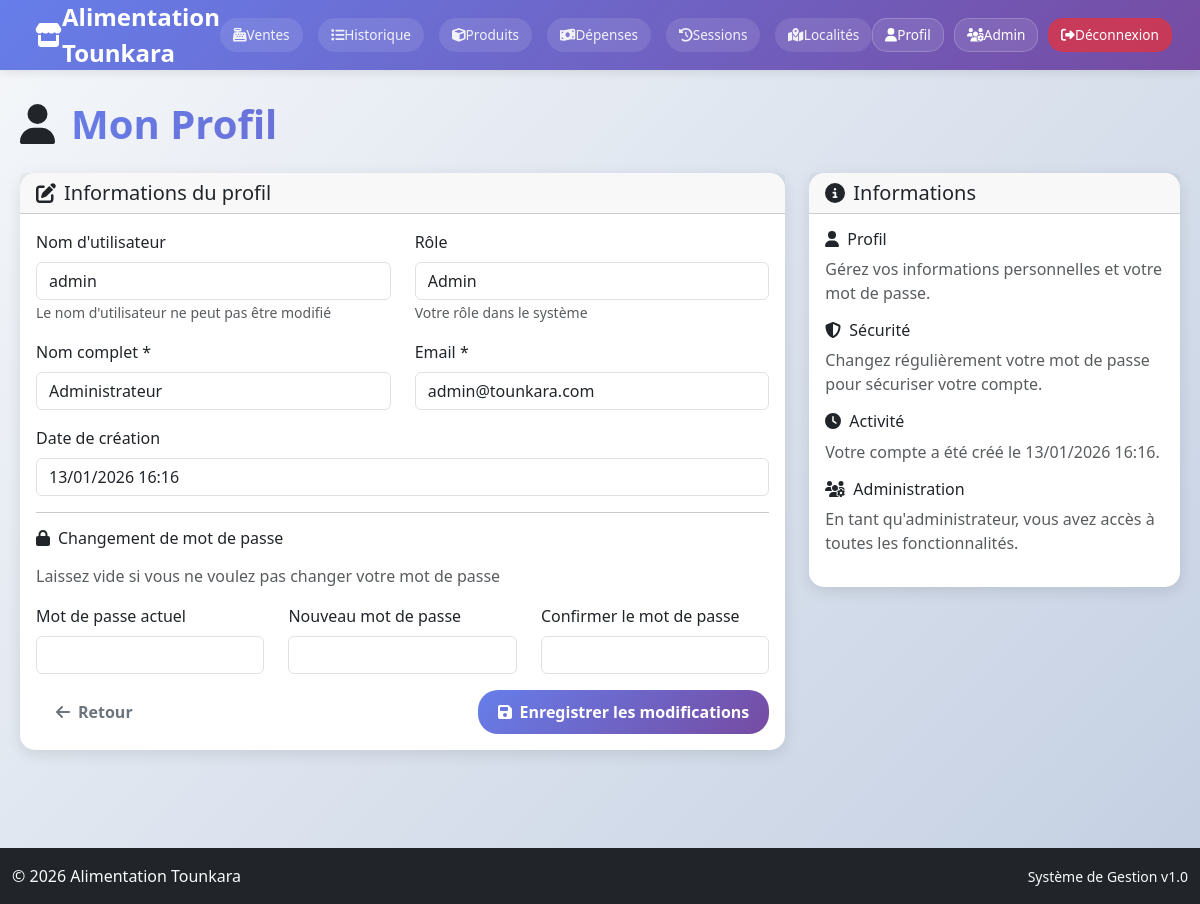
The app's page /profile.php (signed in) with its own data.
### tables this page shows
CREATE TABLE users (
    id INT AUTO_INCREMENT PRIMARY KEY,
    username VARCHAR(50) UNIQUE NOT NULL,
    password VARCHAR(255) NOT NULL,
    full_name VARCHAR(100) NOT NULL,
    email VARCHAR(100) UNIQUE,
    role ENUM('admin', 'manager', 'cashier', 'employee') DEFAULT 'employee',
    created_at TIMESTAMP DEFAULT CURRENT_TIMESTAMP,
    is_active BOOLEAN DEFAULT TRUE
);

### config/database.php (called while the page is built, shortened)
<?php
function formatDate($date) {
    return date('d/m/Y H:i', strtotime($date));
}
function getUserRole() {
    return $_SESSION['user_role'] ?? 'guest';
}
function isAdmin() {
    return getUserRole() === 'admin';
}
?>

### profile.php (the view, shortened to what this page needs)
<?php
require_once 'config/database.php';
require_once 'includes/header.php';
$user_id = $_SESSION['user_id'];
$user = null;
try {
    $stmt = $pdo->prepare("SELECT id, username, full_name, email, role, created_at FROM users WHERE id = ?");
    $stmt->execute([$user_id]);
    $user = $stmt->fetch();
} catch(PDOException $e) {
    $error = 'Erreur: ' . $e->getMessage();
}
?>
<div class="row">
    <div class="col-12">
        <h1 class="page-title">
            <i class="fas fa-user me-3"></i>Mon Profil
        </h1>
    </div>
</div>
<?php if ($user): ?>
<div class="row">
    <div class="col-md-8">
        <div class="card">
            <div class="card-header">
                <h5 class="mb-0">
                    <i class="fas fa-edit me-2"></i>Informations du profil
                </h5>
            </div>
            <div class="card-body">
                <form method="POST">
                    <div class="row mb-3">
                        <div class="col-md-6">
                            <label for="username" class="form-label">Nom d'utilisateur</label>
                            <input type="text" class="form-control" id="username" value="<?php echo htmlspecialchars($user['username']); ?>" readonly>
                            <small class="text-muted">Le nom d'utilisateur ne peut pas être modifié</small>
                        </div>
                        <div class="col-md-6">
                            <label for="role" class="form-label">Rôle</label>
                            <input type="text" class="form-control" id="role" value="<?php echo ucfirst($user['role']); ?>" readonly>
                            <small class="text-muted">Votre rôle dans le système</small>
                        </div>
                    </div>
                    <div class="row mb-3">
                        <div class="col-md-6">
                            <label for="full_name" class="form-label">Nom complet *</label>
                            <input type="text" class="form-control" id="full_name" name="full_name" value="<?php echo htmlspecialchars($user['full_name']); ?>" required>
                        </div>
                        <div class="col-md-6">
                            <label for="email" class="form-label">Email *</label>
                            <input type="email" class="form-control" id="email" name="email" value="<?php echo htmlspecialchars($user['email']); ?>" required>
                        </div>
                    </div>
                    <div class="row mb-3">
                        <div class="col-md-12">
                            <label for="created_at" class="form-label">Date de création</label>
                            <input type="text" class="form-control" id="created_at" value="<?php echo formatDate($user['created_at']); ?>" readonly>
                        </div>
                    </div>
                    <hr>
                    <h6 class="mb-3">
                        <i class="fas fa-lock me-2"></i>Changement de mot de passe
                    </h6>
                    <p class="text-muted mb-3">Laissez vide si vous ne voulez pas changer votre mot de passe</p>
                    <div class="row mb-3">
                        <div class="col-md-4">
                            <label for="current_password" class="form-label">Mot de passe actuel</label>
                            <input type="password" class="form-control" id="current_password" name="current_password">
                        </div>
                        <div class="col-md-4">
                            <label for="new_password" class="form-label">Nouveau mot de passe</label>
                            <input type="password" class="form-control" id="new_password" name="new_password">
                        </div>
                        <div class="col-md-4">
                            <label for="confirm_password" class="form-label">Confirmer le mot de passe</label>
                            <input type="password" class="form-control" id="confirm_password" name="confirm_password">
                        </div>
                    </div>
                    <div class="d-flex justify-content-between">
                        <a href="index.php" class="btn btn-outline-secondary">
                            <i class="fas fa-arrow-left me-2"></i>Retour
                        </a>
                        <button type="submit" class="btn btn-primary">
                            <i class="fas fa-save me-2"></i>Enregistrer les modifications
                        </button>
                    </div>
                </form>
            </div>
        </div>
    </div>
    <div class="col-md-4">
        <div class="card">
            <div class="card-header">
                <h5 class="mb-0">
                    <i class="fas fa-info-circle me-2"></i>Informations
                </h5>
            </div>
            <div class="card-body">
                <div class="mb-3">
                    <h6><i class="fas fa-user me-2"></i>Profil</h6>
                    <p class="text-muted">Gérez vos informations personnelles et votre mot de passe.</p>
                </div>
                <div class="mb-3">
                    <h6><i class="fas fa-shield-alt me-2"></i>Sécurité</h6>
                    <p class="text-muted">Changez régulièrement votre mot de passe pour sécuriser votre compte.</p>
                </div>
                <div class="mb-3">
                    <h6><i class="fas fa-clock me-2"></i>Activité</h6>
                    <p class="text-muted">Votre compte a été créé le <?php echo formatDate($user['created_at']); ?>.</p>
                </div>
                <?php if (isAdmin()): ?>
                <div class="mb-3">
                    <h6><i class="fas fa-users-cog me-2"></i>Administration</h6>
                    <p class="text-muted">En tant qu'administrateur, vous avez accès à toutes les fonctionnalités.</p>
                </div>
                <?php endif; ?>
            </div>
        </div>
    </div>
</div>
<?php endif; ?>
</main>
</body>
</html>
<?php require_once 'includes/footer.php'; ?>

### includes/header.php (style rules this page uses)
:root { --primary-color: #667eea; --secondary-color: #764ba2; --success-color: #4facfe; --danger-color: #f5576c; --dark-color: #2c3e50; --light-color: #f8f9fa; }
* { margin: 0; padding: 0; box-sizing: border-box; }
body { font-family: 'Segoe UI', Tahoma, Geneva, Verdana, sans-serif; background: linear-gradient(135deg, #f5f7fa 0%, #c3cfe2 100%); min-height: 100vh; padding-top: 70px; }
.card { border: none; border-radius: 15px; box-shadow: 0 4px 15px rgba(0,0,0,0.1); background: white; margin-bottom: 20px; }
.btn { border-radius: 20px; font-weight: 600; padding: 10px 20px; border: none; transition: all 0.3s ease; }
.btn-primary { background: linear-gradient(135deg, var(--primary-color) 0%, var(--secondary-color) 100%); color: white; }
.page-title { background: linear-gradient(135deg, var(--primary-color) 0%, var(--secondary-color) 100%); -webkit-background-clip: text; -webkit-text-fill-color: transparent; font-weight: 700; margin-bottom: 25px; }

### records on screen
users: username "admin", role "Admin", full_name "Administrateur", email "admin@tounkara.com", created_at "13/01/2026 16:16"

### other values on screen
SITE_NAME "Alimentation Tounkara"
